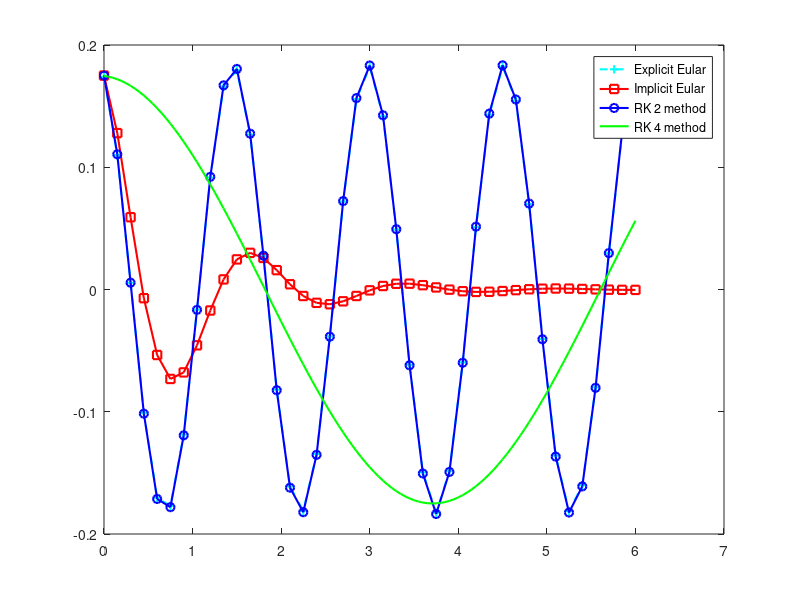

Reproduce this figure in MATLAB.
clc;clear all;
explicit_eular=importdata('explicit_eular.dat');
plot(explicit_eular(:,1),explicit_eular(:,2),'--c+','Linewidth',1.5);
hold on
implicit_eular=importdata('implicit_eular.dat');
plot(implicit_eular(:,1),implicit_eular(:,2),'-rs','Linewidth',1.5);
hold on
RK_2_method=importdata('RK_2_method.dat');
plot(RK_2_method(:,1),RK_2_method(:,2),'-bo','Linewidth',1.5);
hold on
RK_4_method=importdata('RK_4_method.dat');
plot(RK_4_method(:,1),RK_4_method(:,2),'-g','Linewidth',1.5)
legend('Explicit Eular','Implicit Eular','RK 2 method','RK 4 method')




